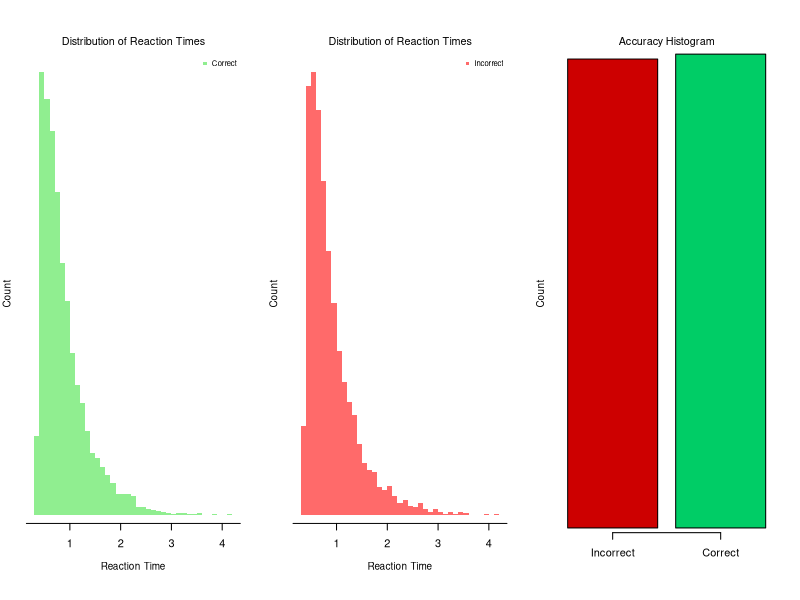

Generate this figure with R:
## ---- chunk 1
knitr::opts_chunk$set(echo = TRUE)
## ---- chunk 2
# Part 1: Simulate single trial outcome
simulate_ddm <- function(a, v, dt, max_steps){
     x <- 0   
     random_dev <- rnorm(max_steps)  
     # Scale step changes by dt
     noise <- random_dev * sqrt(dt)
     drift <- v * dt
     
     for(i in 2:max_steps){
        this_step = drift + noise[i]
        x = x + this_step
            if(abs(x)>=(a/2)){  break  }
     }
     output <- list("RT" = (i+1)*dt, "C"  = x)
     return(output)
}

# Part 2: Simulate over 'n' trials
wdmrnd <- function(a,v,t,n){
    dt = 0.001
    max_steps = 10 / dt
    rt = rep(NA,n)
    accuracy = rep(NA,n)
    
    for(i in 1:n){
        X <- simulate_ddm(a, v, dt, max_steps)
        rt[i] <- X$RT 
        if(X$C>0){  accuracy[i] <- 1
          }else{    accuracy[i] <- 0  }
    }
    output <- data.frame("RT" = rt + t, "Accuracy" = accuracy)
    return(output)
}
## ---- chunk 3
a = 1.50
v = 0.00
t = 0.30
n = 10000

data <- wdmrnd(a, v, t, n)
rt <- data$RT
accuracy <- data$Accuracy
## ---- chunk 4
par(mfrow = c(1, 3), 
    mar =c(5.1,2,4.1,2),
    bty = "o")

hist(rt[accuracy==1], ann=F, axes=F, breaks=50, col="lightgreen",
     border=NA)
mtext("Distribution of Reaction Times", 3, cex=0.65, line=0.5)
mtext("Reaction Time", 1, cex=0.6, line=2)
mtext("Count", 2, cex=0.6, line=1)
legend("topright", col="lightgreen", "Correct", pch=15, cex=0.7, bty="n")
axis(1,c(0:5),line=-0.7)

hist(rt[accuracy==0], ann=F, axes=F, breaks=50, col="indianred1",
     border=NA)
mtext("Distribution of Reaction Times", 3, cex=0.65, line=0.5)
mtext("Reaction Time", 1, cex=0.6, line=2)
mtext("Count", 2, cex=0.6, line=1)
legend("topright", col="indianred1", "Incorrect", pch=15, cex=0.7, bty="n")
axis(1,c(0:5),line=-0.7)

barplot(c(sum(1-accuracy),sum(accuracy)), ann=F, axes=F,
        col=c("red3","springgreen3"))
mtext("Accuracy Histogram", 3, cex=0.65, line=0.5)
mtext("Count", 2, cex=0.6, line=1)
axis(1,c(0.7,1.9),c("Incorrect","Correct"))
## ---- chunk 5
################################################################
####    Auxiliary functions   ##################################
################################################################

# A function to print the settings used in the simulation
design_summary = function(settings){
          cat("========== EZBHDDM Design Parameters: =======\n")
          cat("Number of Participants:    ", settings$nPart,"\n")
          cat("Trials Per Person:",settings$nTrials,"\n")
          cat("Priors:\n")
          t(settings$prior)
}

# A function to load and print default prior values
default_priors <- function(Show=TRUE){
    prior <- data.frame("bound_mean_mean" = 1.50,
                        "bound_mean_sdev" = 0.20,
                        "drift_mean_mean" = 0.00,
                        "drift_mean_sdev" = 0.50,
                        "nondt_mean_mean" = 0.30,
                        "nondt_mean_sdev" = 0.06,
                        "bound_sdev_lower" = 0.10,
                        "bound_sdev_upper" = 0.20,
                        "drift_sdev_lower" = 0.20,
                        "drift_sdev_upper" = 0.40,
                        "nondt_sdev_lower" = 0.01,
                        "nondt_sdev_upper" = 0.05)
    if(Show){
          cat("========== EZBHDDM Priors: ===============\n")
          cat("Bound Mean Mean:   ", prior$bound_mean_mean,"\n")
          cat("Bound Mean Std Dev:",prior$bound_mean_sdev,"\n")
          cat("Drift Mean Mean:   ",prior$drift_mean_mean,"\n")
          cat("Drift Mean Std Dev:",prior$drift_mean_sdev,"\n")
          cat("Non-decision Time Mean Mean:",prior$nondt_mean_mean,"\n")
          cat("Non-decision Time Mean Std: ", prior$nondt_mean_sdev,"\n")
          cat("Bound Std Dev Shape:",prior$bound_sdev_lower,"\n")
          cat("Bound Std Dev Scale:",prior$bound_sdev_upper,"\n")
          cat("Drift Std Dev Shape:",prior$drift_sdev_lower,"\n")
          cat("Drift Std Dev Scale:",prior$drift_sdev_upper,"\n")
          cat("Non-decision Time Shape:",prior$nondt_sdev_lower,"\n")
          cat("Non-decision Time Scale:",prior$nondt_sdev_upper,"\n")
    }
  return(prior)
}

# A function to write the JAGS model using the prior values
write_JAGSmodel <- function(prior,fileName = "EZHBDDM.bug"){
      fileName <- "EZHBDDM.bug"
      
      opening <- "model{"
      prior.bound_m <- paste("          bound_mean ~ dnorm(", prior$bound_mean_mean,",pow(",prior$bound_mean_sdev,",-2))T(0.10,3.00)", sep="")
      prior.drift_m <- paste("          drift_mean ~ dnorm(", prior$drift_mean_mean,",pow(",prior$drift_mean_sdev,",-2))T(-3.00,3.00)", sep="")
      prior.nondt_m <- paste("          nondt_mean ~ dnorm(", prior$nondt_mean_mean,",pow(",prior$nondt_mean_sdev,",-2))T(0.05,1.00)", sep="")
      prior.bound_sd <- paste("          bound_sdev ~ dunif(", prior$bound_sdev_lower,",",prior$bound_sdev_upper,")", sep="")
      prior.drift_sd <- paste("          drift_sdev ~ dunif(", prior$drift_sdev_lower,",",prior$drift_sdev_upper,")", sep="")
      prior.nondt_sd <- paste("          nondt_sdev ~ dunif(", prior$nondt_sdev_lower,",",prior$nondt_sdev_upper,")", sep="")
      content <-"
              # Sampling model
              for (p in 1:nParticipants){
                  bound[p] ~ dnorm(bound_mean, pow(bound_sdev, -2))T(0.10,3.00)
                  drift[p] ~ dnorm(drift_mean, pow(drift_sdev, -2))T(-3.00,3.00)
                  nondt[p] ~ dnorm(nondt_mean, pow(nondt_sdev, -2))T(0.05,1.00)
                  
                  # Forward equations from EZ Diffusion
                  ey[p]  = exp(-bound[p] * drift[p])
                  Pc[p]  = 1 / (1 + ey[p])
                  PRT[p] = 2 * pow(drift[p], 3) / bound[p] * pow(ey[p] + 1, 2) / (2 * -bound[p] * drift[p] * ey[p] - ey[p]*ey[p] + 1)
                  MDT[p] = (bound[p] / (2 * drift[p])) * (1 - ey[p]) / (1 + ey[p])
                  MRT[p] = MDT[p] + nondt[p]
              
                  # Loss functions using MRT, PRT, and Pc
                  meanRT[p]  ~ dnorm(MRT[p], PRT[p] * correct[p])
                  varRT[p]   ~ dnorm(1/PRT[p], 0.5 * correct[p] * PRT[p] * PRT[p])
                  correct[p] ~ dbin(Pc[p], nTrialsPerPerson)
              }
      }"
      
      final_file <- file(fileName)
            writeLines(c(opening,prior.bound_m,prior.drift_m,prior.nondt_m,
                         prior.bound_sd,prior.drift_sd,prior.nondt_sd,content),
                       final_file)
      close(final_file)
}
## ---- chunk 6
################################################################
####    Basic functions       ##################################
################################################################

# Sample 'true' parameter values from the priors specified
sample_parameters <- function(settings){
    prior <- settings$prior
    nP <- settings$nP
    bound_mean <- rnorm(1,prior$bound_mean_mean,prior$bound_mean_sdev)
    drift_mean <- rnorm(1,prior$drift_mean_mean,prior$drift_mean_sdev)
    nondt_mean <- rnorm(1,prior$nondt_mean_mean,prior$nondt_mean_sdev)
    bound_sdev <- runif(1,prior$bound_sdev_lower,prior$bound_sdev_upper)
    drift_sdev <- runif(1,prior$drift_sdev_lower,prior$drift_sdev_upper)
    nondt_sdev <- runif(1,prior$nondt_sdev_lower,prior$nondt_sdev_upper)
    bound <- rnorm(nP,bound_mean, bound_sdev)
    drift <- rnorm(nP,drift_mean, drift_sdev)
    nondt <- rnorm(nP,nondt_mean, nondt_sdev)
    parameter_set <- list("bound_mean" = bound_mean, "drift_mean" = drift_mean,
                          "nondt_mean" = nondt_mean, "bound_sdev" = bound_sdev,
                          "drift_sdev" = drift_sdev, "nondt_sdev" = nondt_sdev,
                          "bound" = bound,   "drift" = drift,   "nondt" = nondt)
    
  return(parameter_set)
}

# Sample data using simulation settings and parameter values sampled
sample_data <- function(settings, parameter_set){
  nObs = settings$nPart*settings$nTrials
  data = matrix(NA,ncol=3,nrow=nObs)
  data[,1] = rep(1:settings$nPart, each=settings$nTrials)
  for(i in 1:settings$nP){
      this.sub <- which(data[,1]==i)
      temp <- wdmrnd(a = parameter_set$bound[i], 
                     v = parameter_set$drift[i], 
                     t = parameter_set$nondt[i], 
                     n = settings$nTrials)
      data[this.sub,2] = temp$C
      data[this.sub,3] = temp$RT
  }
  colnames(data) <- c("sub", "choice", "rt")
  return(data)
}
## ---- chunk 7
